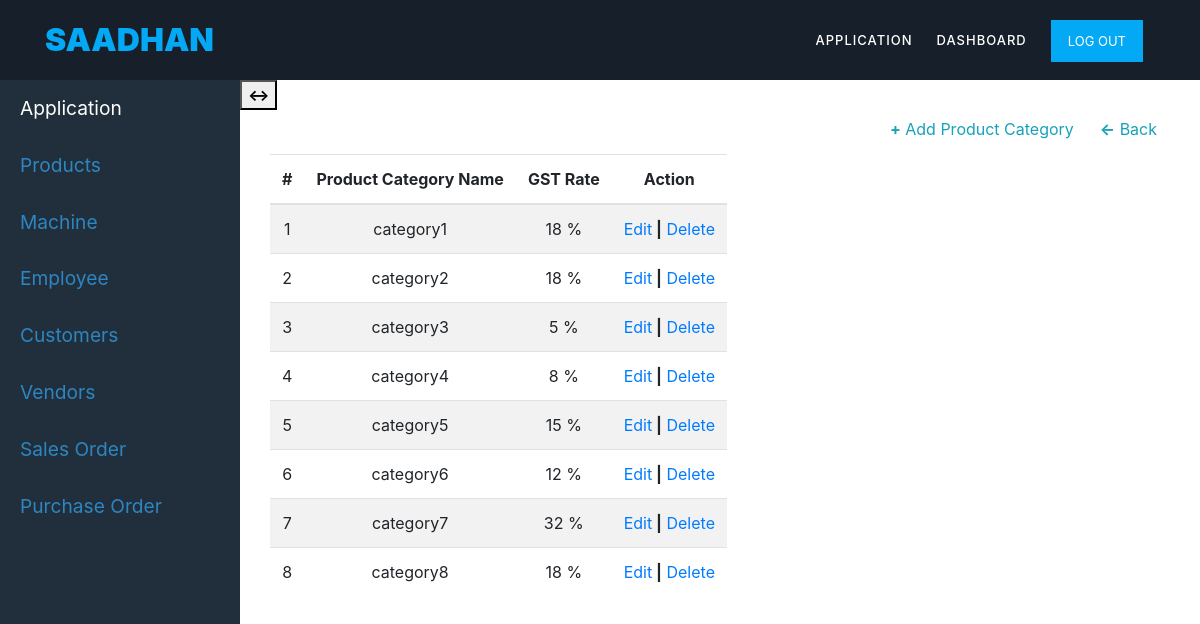
Page /products/category/1 (signed in) on the committed database.
### mainapp/models.py (models this page shows, shortened)
class product_category(models.Model):
	firm = models.ForeignKey(user_firm,blank=True,on_delete=models.CASCADE)
	category_name = models.CharField(max_length=50)
	gst_rate = models.PositiveSmallIntegerField()
	remarks = models.CharField(max_length=50)

### mainapp/views.py (the view)
# urls.py: path('products/category/<user_id>', ProductCategoryListView.as_view(), name='product-category-view'),
class ProductCategoryListView(LoginRequiredMixin, ListView):
	model = product_category
	template_name = 'mainapp/product_category.html'
	context_object_name = 'item'
	def get_context_data(self, **kwargs):
		context = super().get_context_data(**kwargs)
		context['title'] = 'List of Product Categories'
		return context
	def get_queryset(self, *args, **kwargs):
		user = get_object_or_404(User, id=self.kwargs['user_id'])
		firm = user_firm.objects.get(user = user)
		return product_category.objects.filter(firm=firm).order_by('category_name')

### mainapp/templates/mainapp/product_category.html
{% extends 'mainapp/application.html' %}
{% block application_content %}
{% load crispy_forms_tags %}
<div class="container">
	<div class="row">
    <div class="col-12 col-md-offset-12 custyle">
    <table class="table table-striped table-responsive">
    <thead>
    <a href="{% url 'products' user.id %}" class="btn text-info btn-xs pull-right"><b><-</b> Back</a>
    <a href="{% url 'add-product-category' user.id %}" class="btn text-info btn-xs pull-right"><b>+</b> Add Product Category</a>
        <legend>Product Categories ({{item|length}})</legend>
        <tr>
            <th class="text-center">#</th>
            <th class="text-center">Product Category Name</th>
            <th class="text-center">GST Rate</th>
            <th class="text-center">Action</th>
        </tr>
    </thead>
    		{% for item in item %}
    		<tr>
    			<td class="text-center">{{forloop.counter}}</td>
    			<td class="text-center">{{item.category_name}}</td>
                <td class="text-center">{{item.gst_rate}} %</td>
    			<td class="text-center">
                    <a href="{% url 'category-edit' item.id %}">Edit</a><b> |</b>
                    <a href="{% url 'category-delete' item.id %}">Delete</a>
                </td>
    		</tr>
    		{% endfor %}
    </table>
    </div>
</div>
</div>
{% endblock %}

### mainapp/static/css/custom.css (style rules this page uses)
.body_design { background-color: #fff; }
html, body, div, span, applet, object, iframe, h1, h2, h3, h4, h5, h6, p, blockquote, div pre, a, abbr, acronym, address, big, cite, code, del, dfn, em, font, img, ins, kbd, q, s, samp, small, strike, strong, sub, sup, tt, var, b, u, i, center, dl, dt, dd, ol, ul, li, figure, header, nav, section, article, aside, footer, figcaption { margin: 0; padding: 0; border: 0; outline: 0; }
* { box-sizing: border-box; }
html, body { font-family: 'Poppins', sans-serif; font-weight: 400; background-color: #fff; font-size: 16px; -ms-text-size-adjust: 100%; -webkit-font-smoothing: antialiased; -moz-osx-font-smoothing: grayscale; }
a { text-decoration: none !important; }
html, body { background: #fff; font-family: 'Poppins', sans-serif; }

### rows in the picture
product_category: category_name "category1", gst_rate "18"
product_category: category_name "category2", gst_rate "18"
product_category: category_name "category3", gst_rate "5"
product_category: category_name "category4", gst_rate "8"
product_category: category_name "category5", gst_rate "15"
product_category: category_name "category6", gst_rate "12"
product_category: category_name "category7", gst_rate "32"
product_category: category_name "category8", gst_rate "18"
